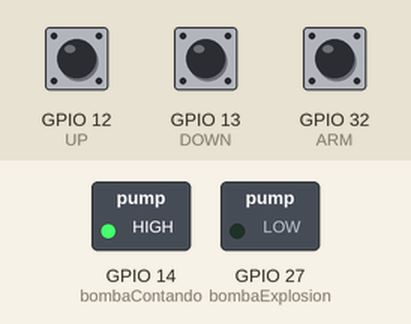
A sketch run on a simulated ESP32. On the bench: switched loads named in the sketch (green lamp = pin HIGH). Inputs (shaded band) come from the test bench; at power-on: GPIO 12 (UP) HIGH, GPIO 13 (DOWN) HIGH, GPIO 32 (ARM) HIGH. What the sketch prints to the serial monitor is not drawn.

Above: at 0.1 s.
Timing chart, 0 to 1.6 s (numbered marks = the images above):
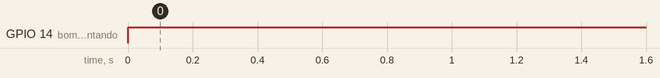

The sketch:

multiTasks.ino
```cpp
void task1()
{
    // Definición de estados y variable de estado
    enum class Task1States
    {
        INIT,
        CONFIG,
        ARMED,
        DISARMED,
        EXPLOSION,
    };
    static Task1States task1State = Task1States::INIT;

    // Definición de variables static (conservan
    // su valor entre llamadas a task1)
    static uint32_t lasTime = 0;

    // Constantes

    static uint32_t COUNT = 20000;
    constexpr uint8_t UP = 12;
    constexpr uint8_t DOWN = 13;
    constexpr uint8_t ARM = 32;
    constexpr uint8_t bombaContando = 14;
    constexpr uint8_t bombaExplosion = 27;
    static constexpr uint32_t INTERVAL = 100;
    static uint32_t defaultState = HIGH;
    static bool ledStatus = false;

    // MÁQUINA de ESTADOS

    switch (task1State)
    {
    case Task1States::INIT:
    {

        Serial.begin(115200);
        pinMode(UP, INPUT_PULLUP);
        pinMode(DOWN, INPUT_PULLUP);
        pinMode(ARM, INPUT_PULLUP);
        pinMode(bombaContando, OUTPUT);
        pinMode(bombaExplosion, OUTPUT);

        lasTime = millis();
        task1State = Task1States::CONFIG;

        break;
    }

    case Task1States::CONFIG:
    {
        uint8_t UPstate = digitalRead(UP);
        uint8_t DOWNstate = digitalRead(DOWN);
        uint8_t ARMEDstate = digitalRead(ARM);
        digitalWrite(bombaContando, HIGH);
        if ((defaultState == UPstate) && (defaultState == DOWNstate ) && (defaultState == ARMEDstate )){
            if (UPstate == LOW && COUNT < 60000)
                COUNT += 1000;
            if (DOWNstate == LOW && COUNT > 10000)
                COUNT -= 1000;
            Serial.println(COUNT);
            if (ARMEDstate == LOW)
                task1State = Task1States::ARMED;
        }
        lasTime = millis();
        break;
    }
    case Task1States::ARMED:
    {

        uint32_t currentTime = millis();

        // Evento 1:
        if ((currentTime - lasTime) >= COUNT)
        {
            task1State = Task1States::EXPLOSION;
        }
        if ((currentTime - lasTime) >= INTERVAL)
        {
            lasTime = currentTime;
            digitalWrite(bombaExplosion, HIGH);
            digitalWrite(bombaContando, LOW);
        }

        break;
    }
    case Task1States::EXPLOSION:
    {
        digitalWrite(bombaExplosion, ledStatus);
        ledStatus = !ledStatus;

        break;
    }
    default:
    {
        Serial.println("Error");
    }
    }
}

void setup()
{
    task1();
}

void loop()
{
    task1();
}
```

task1.cpp
```cpp

```

Measured:
- by itself, GPIO 14 (bombaContando): LOW → HIGH at 0.00 s
